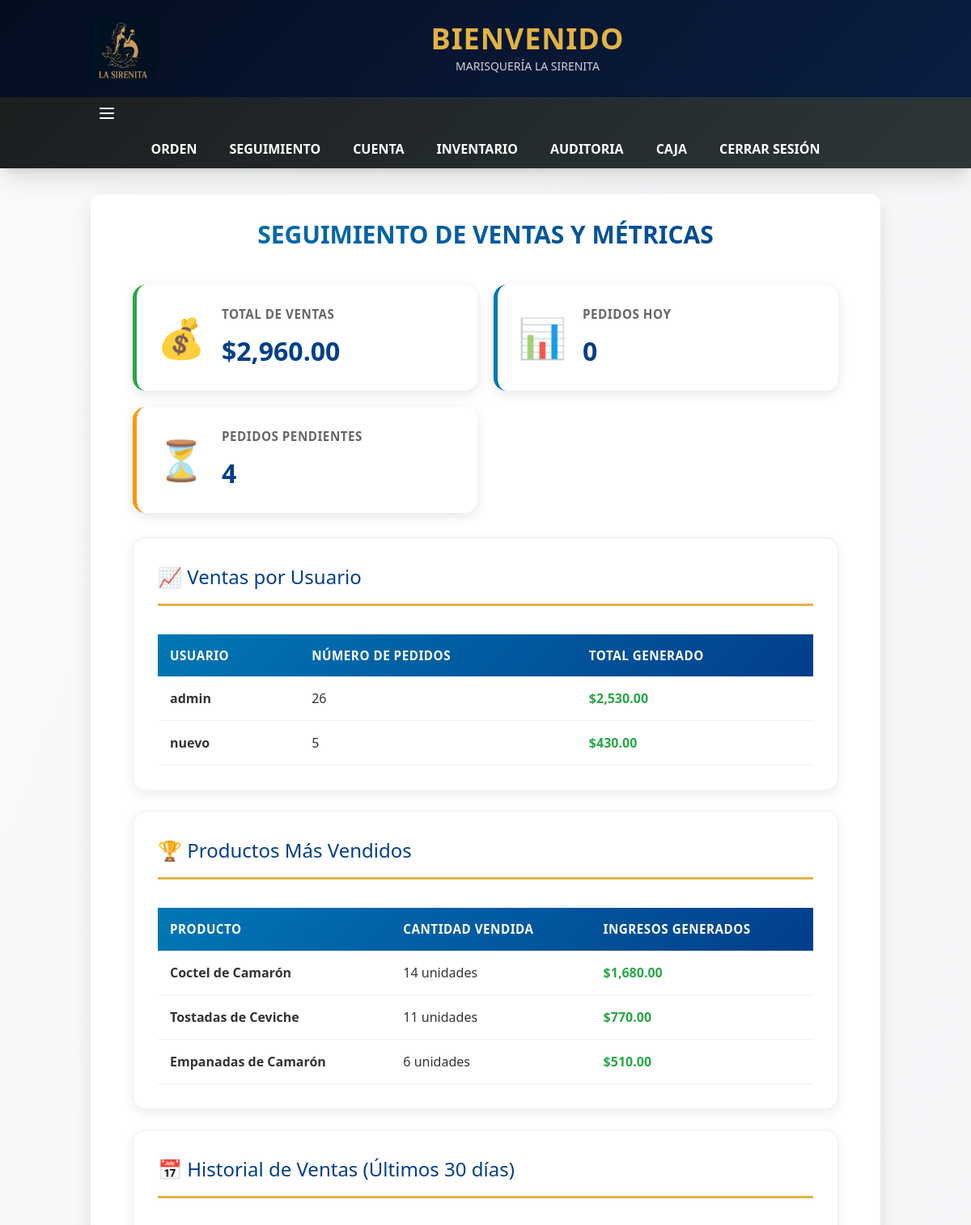
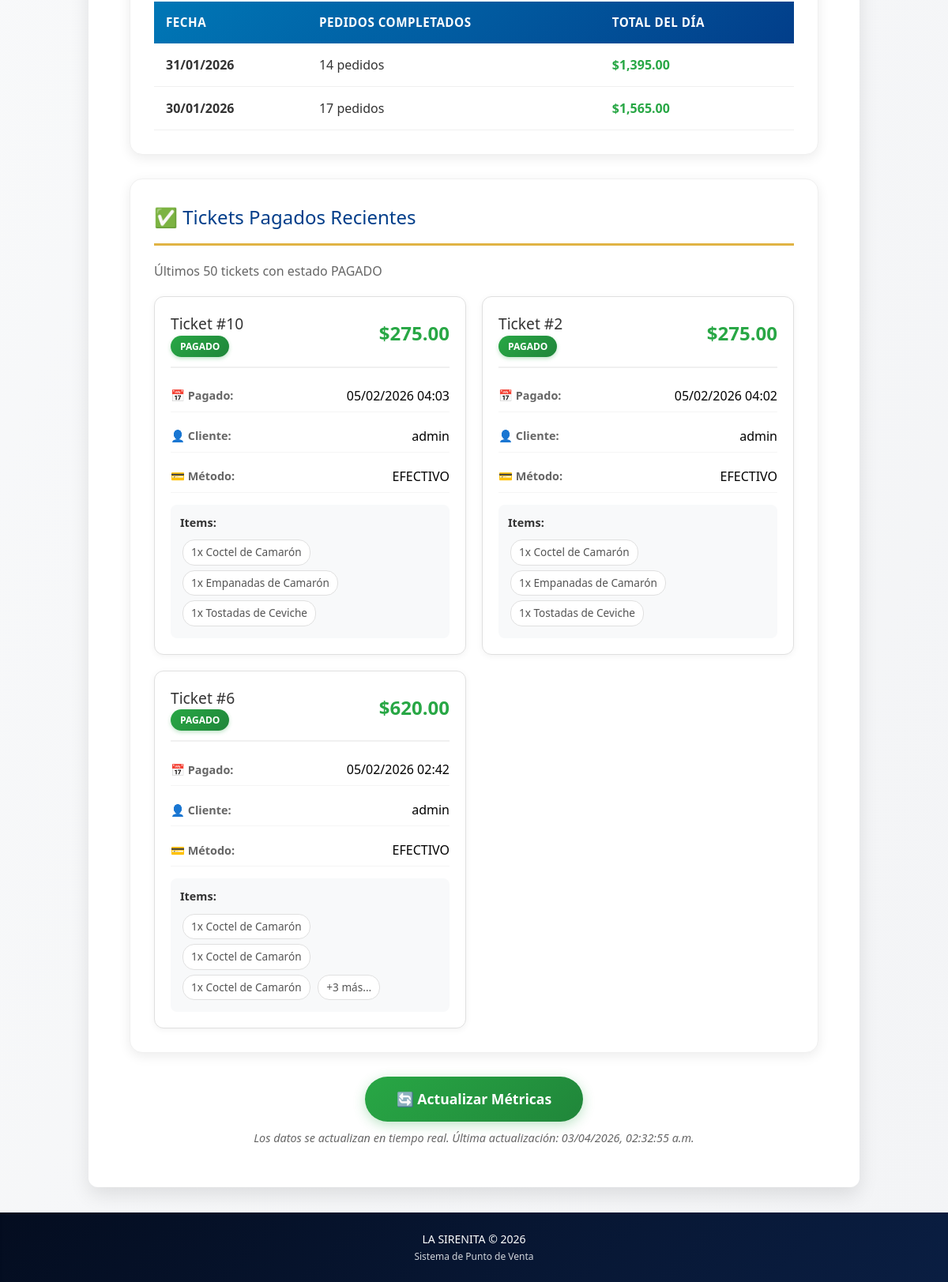
The page /SEGUIMIENTO/ (signed in) on the database its author committed (2 pictures, top to bottom).
### SIRENITA/models.py (models this page shows, shortened)
class Producto(models.Model):
    categoria = models.ForeignKey(Categoria, on_delete=models.CASCADE, related_name="productos")
    nombre = models.CharField(max_length=200)
    precio = models.DecimalField(max_digits=8, decimal_places=2)
    disponible = models.BooleanField(default=True)

class Pedido(models.Model):
    ESTADO_PAGO_CHOICES = [
        ('PENDIENTE_DE_PAGO', 'Pendiente de Pago'),
        ('PAGADO', 'Pagado'),
        ('CANCELADO', 'Cancelado'),
    ]
    METODO_PAGO_CHOICES = [
        ('EFECTIVO', 'Efectivo'),
        ('TARJETA', 'Tarjeta'),
        ('TRANSFERENCIA', 'Transferencia'),
        ('STRIPE', 'Stripe'),
        ('MERCADOPAGO', 'MercadoPago'),
    ]
    usuario = models.ForeignKey(User, on_delete=models.CASCADE, null=True, blank=True)
    numero_cliente = models.IntegerField(null=True, blank=True)
    mesa = models.IntegerField(null=True, blank=True)
    personas = models.IntegerField(null=True, blank=True)
    observaciones = models.TextField(null=True, blank=True)
    creado = models.DateTimeField(auto_now_add=True)
    completado = models.BooleanField(default=False)
    estado_pago = models.CharField(max_length=20, choices=ESTADO_PAGO_CHOICES, default='PENDIENTE_DE_PAGO')
    cupon_aplicado = models.ForeignKey(Cupon, on_delete=models.SET_NULL, null=True, blank=True, related_name='pedidos')
    descuento_aplicado = models.DecimalField(max_digits=10, decimal_places=2, default=0)
    fecha_pago = models.DateTimeField(null=True, blank=True)
    metodo_pago = models.CharField(max_length=20, choices=METODO_PAGO_CHOICES, null=True, blank=True)
    def total(self):
        return sum(item.subtotal() for item in self.items.filter(solicitado=True))
    def total_con_descuento(self):
        return self.total() - self.descuento_aplicado

class ItemPedido(models.Model):
    pedido = models.ForeignKey(Pedido, on_delete=models.CASCADE, related_name="items")
    producto = models.ForeignKey(Producto, on_delete=models.CASCADE)
    cantidad = models.PositiveIntegerField(default=1)
    observaciones = models.TextField(blank=True, null=True)
    solicitado = models.BooleanField(default=False)  # True cuando se envía a cocina/bar
    def subtotal(self):
        return self.cantidad * self.producto.precio

### SIRENITA/views.py (the view)
# urls.py: path('SEGUIMIENTO/', views.SEGUIMIENTO, name='SEGUIMIENTO'),
@login_required
def SEGUIMIENTO(request):
    total_ventas = Pedido.objects.filter(completado=True).aggregate(
        total=Sum(F('items__cantidad') * F('items__producto__precio'), output_field=DecimalField())
    )['total'] or 0
    ventas_por_usuario = Pedido.objects.filter(completado=True).values(
        'usuario__username'
    ).annotate(
        total=Sum(F('items__cantidad') * F('items__producto__precio'), output_field=DecimalField()),
        num_pedidos=Count('id')
    ).order_by('-total')
    productos_mas_vendidos = ItemPedido.objects.filter(
        pedido__completado=True
    ).values(
        'producto__nombre'
    ).annotate(
        cantidad_total=Sum('cantidad'),
        ingresos=Sum(F('cantidad') * F('producto__precio'), output_field=DecimalField())
    ).order_by('-cantidad_total')[:10]
    historial_ventas = Pedido.objects.filter(
        completado=True
    ).annotate(
        fecha=TruncDate('creado')
    ).values('fecha').annotate(
        total_dia=Sum(F('items__cantidad') * F('items__producto__precio'), output_field=DecimalField()),
        num_pedidos=Count('id')
    ).order_by('-fecha')[:30]
    pedidos_pendientes = Pedido.objects.filter(completado=False).count()
    from django.utils import timezone
    hoy = timezone.now().date()
    pedidos_hoy = Pedido.objects.filter(completado=True, creado__date=hoy).count()
    tickets_pagados = Pedido.objects.filter(
        estado_pago='PAGADO'
    ).select_related('usuario', 'cupon_aplicado').prefetch_related('items__producto').order_by('-fecha_pago')[:50]
    context = {
        'total_ventas': total_ventas,
        'ventas_por_usuario': ventas_por_usuario,
        'productos_mas_vendidos': productos_mas_vendidos,
        'historial_ventas': historial_ventas,
        'pedidos_pendientes': pedidos_pendientes,
        'pedidos_hoy': pedidos_hoy,
        'tickets_pagados': tickets_pagados,
    }
    return render(request, 'SEGUIMIENTO.html', context)

### SIRENITA/templatetags/number_format.py (called while the page is built)
@register.filter
def format_number_en(value):
    if value in (None, ""):
        return "0.00"
    try:
        amount = Decimal(str(value))
    except (InvalidOperation, TypeError, ValueError):
        return value
    return f"{amount:,.2f}"

@register.filter
def format_int_en(value):
    if value in (None, ""):
        return "0"
    try:
        number = int(value)
    except (TypeError, ValueError):
        return value
    return f"{number:,}"

### SIRENITA/templates/SEGUIMIENTO.html (shortened to what this page needs)
{% extends 'LAYOUT.html' %}
{% load static number_format %}
{% block page_title %} SEGUIMIENTO DE VENTAS Y MÉTRICAS {% endblock %}
{% block content %}
<div class="seguimiento-container">
    <div class="resumen-cards">
        <div class="metric-card card-verde">
            <div class="metric-icon">💰</div>
            <div class="metric-content">
                <h3>Total de Ventas</h3>
                <p class="metric-value">${{ total_ventas|format_number_en }}</p>
            </div>
        </div>
        <div class="metric-card card-azul">
            <div class="metric-icon">📊</div>
            <div class="metric-content">
                <h3>Pedidos Hoy</h3>
                <p class="metric-value">{{ pedidos_hoy|format_int_en }}</p>
            </div>
        </div>
        <div class="metric-card card-naranja">
            <div class="metric-icon">⏳</div>
            <div class="metric-content">
                <h3>Pedidos Pendientes</h3>
                <p class="metric-value">{{ pedidos_pendientes|format_int_en }}</p>
            </div>
        </div>
    </div>
    <div class="section-card">
        <h2>📈 Ventas por Usuario</h2>
        <div class="table-responsive">
            <table class="data-table">
                <thead>
                    <tr>
                        <th>Usuario</th>
                        <th>Número de Pedidos</th>
                        <th>Total Generado</th>
                    </tr>
                </thead>
                <tbody>
                    {% for venta in ventas_por_usuario %}
                    <tr>
                        <td><strong>{{ venta.usuario__username|default:"Sistema" }}</strong></td>
                        <td>{{ venta.num_pedidos|format_int_en }}</td>
                        <td class="text-success">${{ venta.total|format_number_en }}</td>
                    </tr>
                    {% empty %}
                    <tr>
                        <td colspan="3" class="text-center text-muted">No hay ventas registradas</td>
                    </tr>
                    {% endfor %}
                </tbody>
            </table>
        </div>
    </div>
    <div class="section-card">
        <h2>🏆 Productos Más Vendidos</h2>
        <div class="table-responsive">
            <table class="data-table">
                <thead>
                    <tr>
                        <th>Producto</th>
                        <th>Cantidad Vendida</th>
                        <th>Ingresos Generados</th>
                    </tr>
                </thead>
                <tbody>
                    {% for producto in productos_mas_vendidos %}
                    <tr>
                        <td><strong>{{ producto.producto__nombre }}</strong></td>
                        <td>{{ producto.cantidad_total|format_int_en }} unidades</td>
                        <td class="text-success">${{ producto.ingresos|format_number_en }}</td>
                    </tr>
                    {% empty %}
                    <tr>
                        <td colspan="3" class="text-center text-muted">No hay productos vendidos</td>
                    </tr>
                    {% endfor %}
                </tbody>
            </table>
        </div>
    </div>
    <div class="section-card">
        <h2>📅 Historial de Ventas (Últimos 30 días)</h2>
        <div class="table-responsive">
            <table class="data-table">
                <thead>
                    <tr>
                        <th>Fecha</th>
                        <th>Pedidos Completados</th>
                        <th>Total del Día</th>
                    </tr>
                </thead>
                <tbody>
                    {% for dia in historial_ventas %}
                    <tr>
                        <td><strong>{{ dia.fecha|date:"d/m/Y" }}</strong></td>
                        <td>{{ dia.num_pedidos|format_int_en }} pedidos</td>
                        <td class="text-success">${{ dia.total_dia|format_number_en }}</td>
                    </tr>
                    {% empty %}
                    <tr>
                        <td colspan="3" class="text-center text-muted">No hay historial disponible</td>
                    </tr>
                    {% endfor %}
                </tbody>
            </table>
        </div>
    </div>
    <div class="section-card" style="margin-top: 30px;">
        <h2>✅ Tickets Pagados Recientes</h2>
        <p style="color: #666; margin-bottom: 20px;">Últimos 50 tickets con estado PAGADO</p>
        {% if tickets_pagados %}
        <div class="tickets-pagados-grid">
            {% for ticket in tickets_pagados %}
            <div class="ticket-pagado-card">
                <div class="ticket-pagado-header">
                    <div>
                        <h4>Ticket #{{ ticket.id }}</h4>
                        <span class="badge badge-pagado">PAGADO</span>
                    </div>
                    <div class="ticket-pagado-total">
                        ${{ ticket.total_con_descuento|format_number_en }}
                    </div>
                </div>
                <div class="ticket-pagado-info">
                    <div class="info-item">
                        <span class="info-label">📅 Pagado:</span>
                        <span>{{ ticket.fecha_pago|date:"d/m/Y H:i" }}</span>
                    </div>
                    <div class="info-item">
                        <span class="info-label">👤 Cliente:</span>
                        <span>{{ ticket.usuario.username|default:"Sistema" }}</span>
                    </div>
                    <div class="info-item">
                        <span class="info-label">💳 Método:</span>
                        <span>{{ ticket.metodo_pago|default:"Efectivo"|upper }}</span>
                    </div>
                </div>
                <div class="ticket-items-mini">
                    <strong>Items:</strong>
                    {% for item in ticket.items.all|slice:":3" %}
                        <span class="item-mini">{{ item.cantidad|format_int_en }}x {{ item.producto.nombre }}</span>
                    {% endfor %}
                    {% if ticket.items.count > 3 %}
                        <span class="item-mini">+{{ ticket.items.count|add:"-3"|format_int_en }} más...</span>
                    {% endif %}
                </div>
            </div>
            {% endfor %}
        </div>
        {% else %}
        <div style="text-align:center; padding: 40px; color:#888; background:#f9f9f9; border-radius:8px;">
            <p>No hay tickets pagados aún</p>
        </div>
        {% endif %}
    </div>
    <div style="text-align: center; margin-top: 30px;">
        <button onclick="location.reload()" class="btn-refresh">
            🔄 Actualizar Métricas
        </button>
        <p style="color: #666; font-size: 0.9rem; margin-top: 10px;">
            <em>Los datos se actualizan en tiempo real. Última actualización: {{ request.session.last_activity|date:"d/m/Y H:i:s"|default:"Ahora" }}</em>
        </p>
    </div>
</div>
{% endblock %}

### SIRENITA/templates/LAYOUT.html (shortened to what this page needs)
{% load static %}
<!DOCTYPE html>
<html lang="es" class="h-full">
<head>
    <script src="https://cdn.tailwindcss.com"></script>
</head>
<body class="bg-gradient-to-br from-gray-50 to-gray-100 text-gray-800">
    <header class="header-gradient shadow-lg">
        <div class="container mx-auto px-4 sm:px-6 py-4 sm:py-5">
            <div id="logotipo" class="flex items-center gap-3 sm:gap-6 text-white">
                <img src="{% static 'css/logo.png' %}" alt="Logo de Marisquería La Sirenita" class="w-12 h-12 sm:w-16 sm:h-16 md:w-20 md:h-20 transition-transform hover:scale-110" />
                <div class="flex-1 text-center">
                    <h1 class="text-2xl sm:text-3xl md:text-4xl font-bold tracking-wide" style="color: var(--color-gold);">BIENVENIDO</h1>
                    <p class="text-xs sm:text-sm text-gray-300 mt-1">MARISQUERÍA LA SIRENITA</p>
                </div>
            </div>
        </div>
    </header>
    <nav class="nav-gradient shadow-xl sticky top-0 z-50">
        <div class="container mx-auto px-6">
            <button id="mobile-menu-button" class="md:hidden text-white p-2 focus:outline-none"
                    aria-label="Menú de navegación"
                    aria-expanded="false"
                    aria-controls="mobile-menu">
                <svg class="w-6 h-6" fill="none" stroke="currentColor" viewBox="0 0 24 24">
                    <path stroke-linecap="round" stroke-linejoin="round" stroke-width="2" d="M4 6h16M4 12h16M4 18h16"></path>
                </svg>
            </button>
            <ul id="nav-menu" class="hidden md:flex flex-wrap justify-center items-center list-none">
            {% if user.is_authenticated %}
                <li><a href="/ORDEN" class="font-semibold">ORDEN</a></li>
                <li><a href="/SEGUIMIENTO" class="font-semibold">SEGUIMIENTO</a></li>
                <li><a href="/CUENTA" class="font-semibold">CUENTA</a></li>
                <li><a href="/INVENTARIO" class="font-semibold">INVENTARIO</a></li>
                <li><a href="/AUDITORIA" class="font-semibold">AUDITORIA</a></li>
                <li><a href="/CAJA" class="font-semibold">CAJA</a></li>
                <li><a href="/logout" class="font-semibold">CERRAR SESIÓN</a></li>
            {% else %}
                <li><a href="/login" class="font-semibold">INICIAR SESIÓN</a></li>
            {% endif %}
            </ul>
        </div>
    </nav>
    <div id="content" class="container mx-auto px-4 sm:px-6 py-6 sm:py-8">
        <div class="box bg-white p-4 sm:p-6 md:p-8 text-black">
            <h2 class="title text-2xl sm:text-3xl font-bold mb-4 sm:mb-6">
                {% block page_title %}{% endblock %}
            </h2>
            {% block content %}
            {% endblock %}
        </div>
    </div>
    <footer class="header-gradient text-white text-center py-4 sm:py-6 shadow-inner mt-auto">
        <p class="text-xs sm:text-sm">LA SIRENITA &copy; {% now "Y" %}</p>
        <p class="text-xs text-gray-300 mt-1">Sistema de Punto de Venta</p>
    </footer>
</body>
</html>

### SIRENITA/templates/LAYOUT.html (style rules this page uses)
:root { --color-dark-blue: #040d20; --color-navy: #1b1e1f; --color-gold: #E0B344; --color-blue-primary: #0077b6; --color-blue-dark: #023e8a; }
body { min-height: 100vh; display: flex; flex-direction: column; }
#content { flex: 1; }
nav ul li a { display: block; padding: 0.75rem 1.25rem; color: white; transition: all 0.3s ease; position: relative; }
.header-gradient { background: linear-gradient(135deg, var(--color-dark-blue) 0%, #0a1e42 100%); }
.nav-gradient { background: linear-gradient(135deg, var(--color-navy) 0%, #2c3639 100%); }
.box { box-shadow: 0 10px 25px rgba(0, 0, 0, 0.1); border-radius: 12px; transition: all 0.3s ease; }
.title { text-align: center; background: linear-gradient(135deg, var(--color-blue-primary) 0%, var(--color-blue-dark) 100%); -webkit-background-clip: text; -webkit-text-fill-color: transparent; background-clip: text; }
button, .boton { transition: all 0.3s ease; }
html { scroll-behavior: smooth; }
#mobile-menu-button { display: flex; align-items: center; justify-content: center; padding: 0.5rem; }

### rows shown on the page
Producto: producto__nombre "Coctel de Camarón", cantidad_total "14", ingresos "1,680.00"
Producto: producto__nombre "Tostadas de Ceviche", cantidad_total "11", ingresos "770.00"
Producto: producto__nombre "Empanadas de Camarón", cantidad_total "6", ingresos "510.00"
Pedido: id "10", total_con_descuento "275.00", fecha_pago "05/02/2026 04:03", usuario.username "admin", metodo_pago "EFECTIVO"
ItemPedido: cantidad "1", producto.nombre "Coctel de Camarón"
ItemPedido: cantidad "1", producto.nombre "Empanadas de Camarón"
ItemPedido: cantidad "1", producto.nombre "Tostadas de Ceviche"
Pedido: id "2", total_con_descuento "275.00", fecha_pago "05/02/2026 04:02", usuario.username "admin", metodo_pago "EFECTIVO"
ItemPedido: cantidad "1", producto.nombre "Coctel de Camarón"
ItemPedido: cantidad "1", producto.nombre "Empanadas de Camarón"
ItemPedido: cantidad "1", producto.nombre "Tostadas de Ceviche"
Pedido: id "6", total_con_descuento "620.00", fecha_pago "05/02/2026 02:42", usuario.username "admin", metodo_pago "EFECTIVO", items.count|add "3"
ItemPedido: cantidad "1", producto.nombre "Coctel de Camarón"
ItemPedido: cantidad "1", producto.nombre "Coctel de Camarón"
ItemPedido: cantidad "1", producto.nombre "Coctel de Camarón"

### other values the page prints
{{ total_ventas|format_number_en }} "2,960.00"
{{ pedidos_hoy|format_int_en }} "0"
{{ pedidos_pendientes|format_int_en }} "4"
{{ venta.usuario__username|default:"Sistema" }} "admin" "nuevo"
{{ venta.num_pedidos|format_int_en }} "26" "5"
{{ venta.total|format_number_en }} "2,530.00" "430.00"
{{ dia.fecha|date:"d/m/Y" }} "31/01/2026" "30/01/2026"
{{ dia.num_pedidos|format_int_en }} "14" "17"
{{ dia.total_dia|format_number_en }} "1,395.00" "1,565.00"
